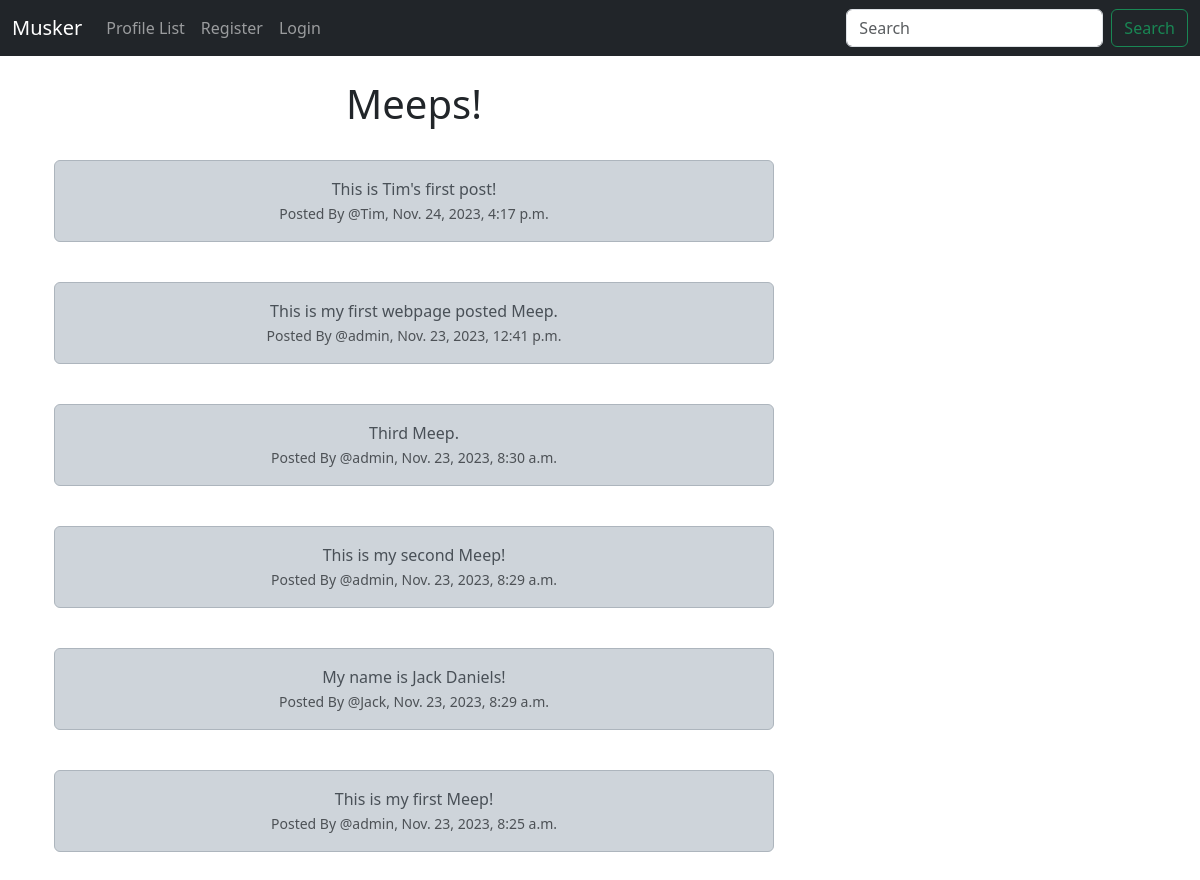
Before: / with the older database file.
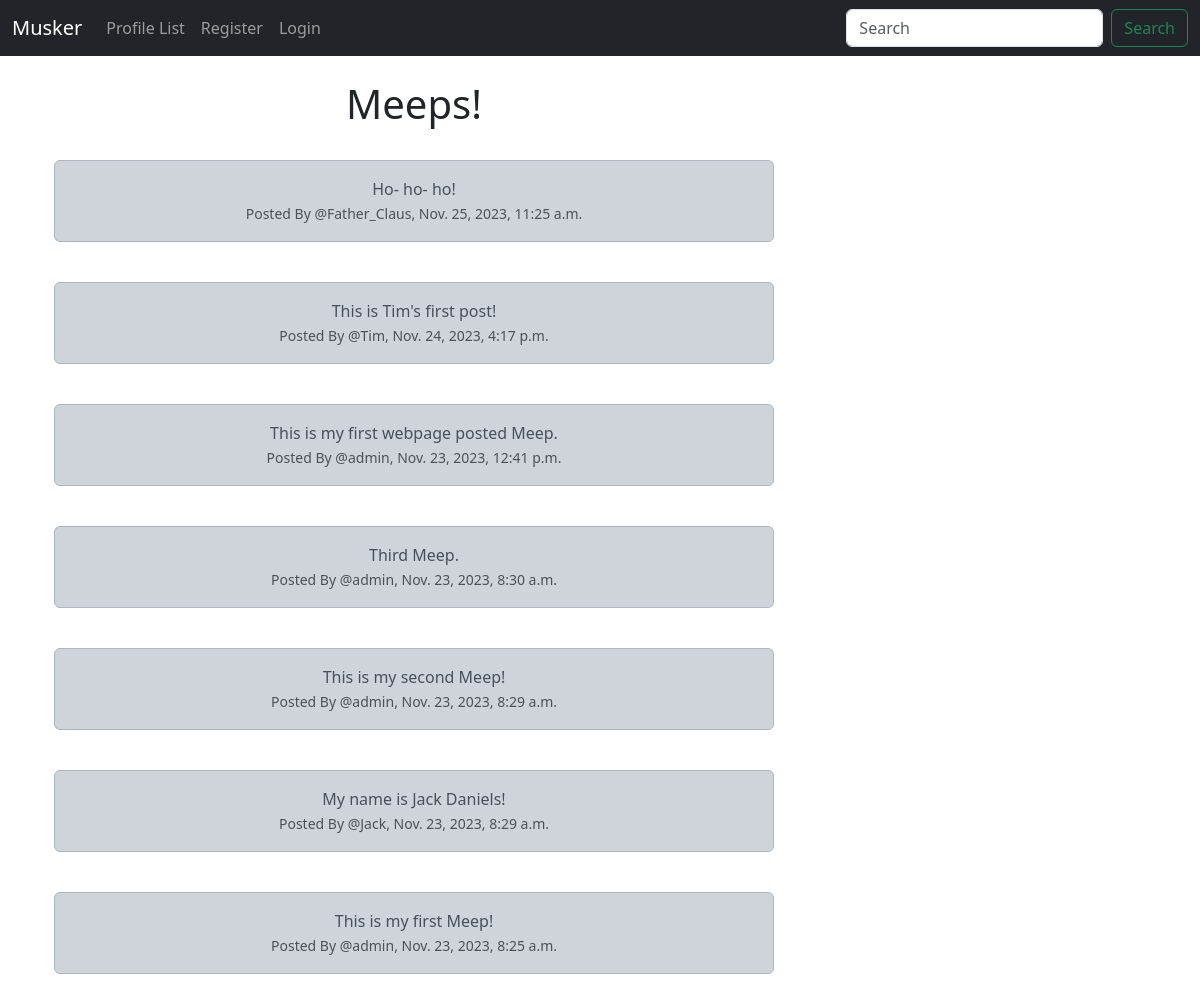
After: the same page with the newer database file.
### musker/models.py (models this page shows, shortened)
class Meep(models.Model):
    user = models.ForeignKey(User, related_name='meeps', on_delete=models.DO_NOTHING)
    body = models.CharField(max_length=200)
    created_at = models.DateTimeField(auto_now_add=True)

### musker/views.py (the view)
# urls.py: path('', views.home, name='home'),
def home(request):
	if request.user.is_authenticated:
		form = MeepForm(request.POST or None)
		if request.method == "POST":
			if form.is_valid():
				meep = form.save(commit=False)
				meep.user = request.user
				meep.save()
				messages.success(request, ("Your Meep Has Been Posted!"))
				return redirect('home')
		meeps = Meep.objects.all().order_by("-created_at")
		return render(request, 'home.html', {"meeps":meeps, "form":form})
	else:
		meeps = Meep.objects.all().order_by("-created_at")
		return render(request, 'home.html', {"meeps":meeps})

### musker/templates/home.html (shortened to what this page needs)
{% extends 'base.html' %}
{% block content %}
<div class="container text-center">
    <div class="row">
        <div class="col-8">
    <h1>Meeps!</h1><br/>
    {% for meep in meeps %}
        <div class="alert alert-dark" role="alert">
            {{ meep.body }}
        <br/>
            <small class="text-muted">Posted By @{{ meep.user.username }}, {{ meep.created_at }}</small>
        </div><br/>
    {% endfor %}
</div>
<div class="col-4">
    <br/><br/><br/>
</div>
{% endblock %}

Changed rows visible on the page:
added Meep: body "Ho- ho- ho!", user.username "Father_Claus", created_at "Nov. 25, 2023, 11:25 a.m."
